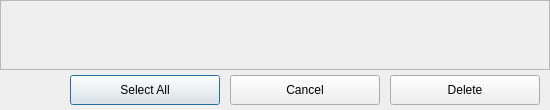
<?xml version="1.0" encoding="UTF-8"?>
<ui version="4.0">
 <class>Dialog</class>
 <widget class="QDialog" name="Dialog">
  <property name="geometry">
   <rect>
    <x>0</x>
    <y>0</y>
    <width>550</width>
    <height>110</height>
   </rect>
  </property>
  <property name="windowTitle">
   <string>Connector View</string>
  </property>
  <widget class="QScrollArea" name="spanSA">
   <property name="geometry">
    <rect>
     <x>0</x>
     <y>0</y>
     <width>550</width>
     <height>70</height>
    </rect>
   </property>
   <property name="widgetResizable">
    <bool>true</bool>
   </property>
   <widget class="QWidget" name="scrollAreaWidgetContents">
    <property name="geometry">
     <rect>
      <x>0</x>
      <y>0</y>
      <width>548</width>
      <height>68</height>
     </rect>
    </property>
   </widget>
  </widget>
  <widget class="QPushButton" name="selectPB">
   <property name="geometry">
    <rect>
     <x>70</x>
     <y>75</y>
     <width>150</width>
     <height>30</height>
    </rect>
   </property>
   <property name="text">
    <string>Select All</string>
   </property>
  </widget>
  <widget class="QPushButton" name="cancelPB">
   <property name="geometry">
    <rect>
     <x>230</x>
     <y>75</y>
     <width>150</width>
     <height>30</height>
    </rect>
   </property>
   <property name="text">
    <string>Cancel</string>
   </property>
  </widget>
  <widget class="QPushButton" name="deletePB">
   <property name="geometry">
    <rect>
     <x>390</x>
     <y>75</y>
     <width>150</width>
     <height>30</height>
    </rect>
   </property>
   <property name="text">
    <string>Delete</string>
   </property>
  </widget>
 </widget>
 <resources/>
 <connections/>
</ui>
